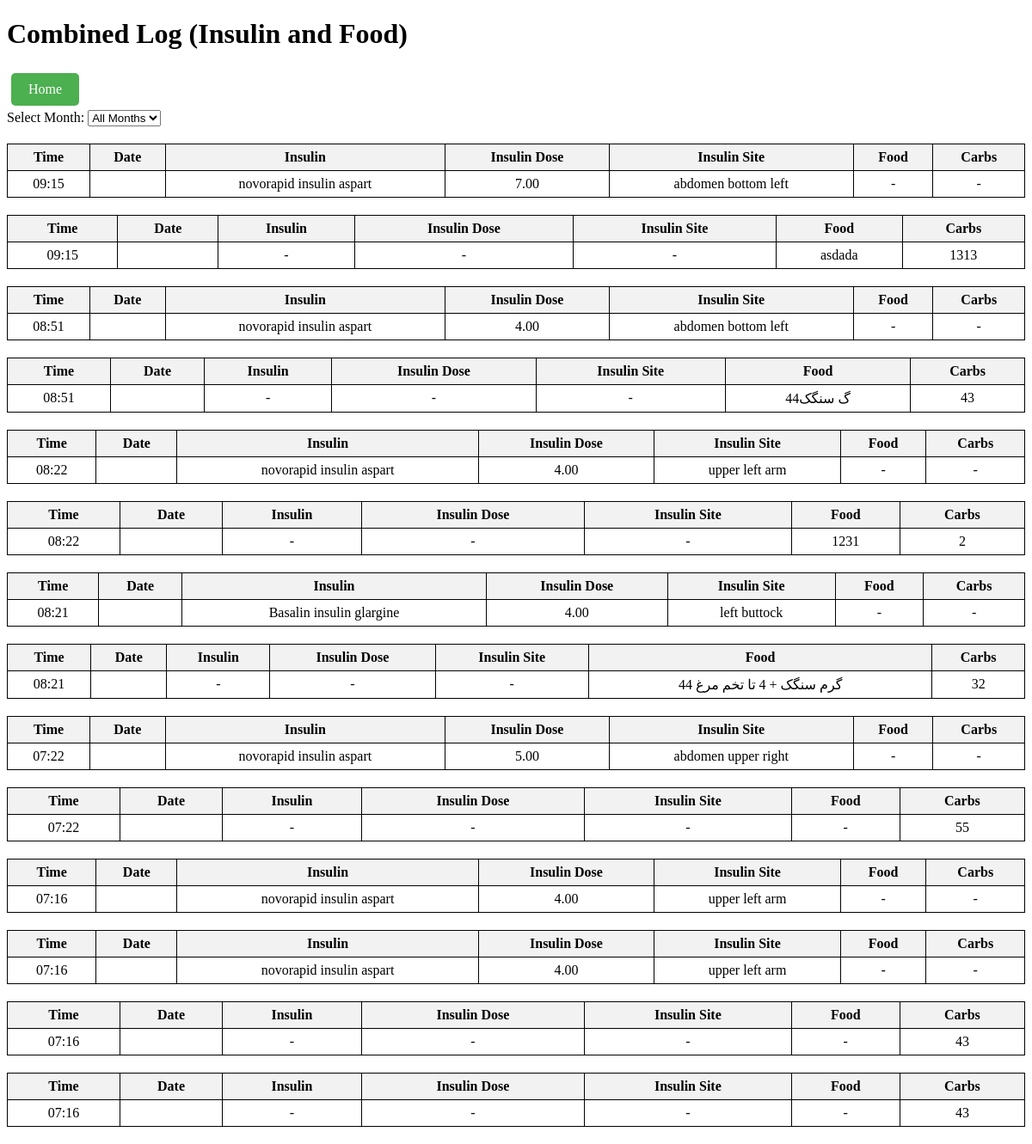
Screenshot of /insulin-food-list/ (signed in) with the database file from the repository.
### diabetes/models.py (models this page shows)
class InsulinInjection(models.Model):
    user = models.ForeignKey(settings.AUTH_USER_MODEL,
                             on_delete=models.CASCADE)
    insulin_type = models.CharField(max_length=30)
    insulin_dose = models.DecimalField(
        max_digits=4,
        decimal_places=2,
    )
    time = models.TimeField(null=False, blank=False)
    date = models.DateField(null=False, blank=False)
    injection_site = models.CharField(max_length=20)

class Food(models.Model):
    user = models.ForeignKey(settings.AUTH_USER_MODEL,
                             on_delete=models.CASCADE)
    food = models.TextField(blank=True, null=True)
    carbs = models.PositiveIntegerField(null=True)
    time = models.TimeField(null=False, blank=False)
    date = models.DateField(null=False, blank=False)

### diabetes/views.py (the view)
# urls.py: path('insulin-food-list/', views.insulin_food_list, name='insulin-food-list'),
@login_required
def insulin_food_list(request):
    insulin_injections = InsulinInjection.objects.filter(
        user=request.user).order_by('-date', '-time')
    food_entries = Food.objects.filter(
        user=request.user).order_by('-date', '-time')
    combined_entries = list(chain(insulin_injections, food_entries))
    combined_entries.sort(key=lambda x: (x.date, x.time), reverse=True)
    log_by_jalali_month = defaultdict(list)
    for entry in combined_entries:
        jalali_date = date2jalali(entry.date)
        jalali_month_year = jalali_date.strftime('%Y/%m')
        entry_data = {
            'id': entry.id,
            'type': entry.__class__.__name__,
            'time': entry.time.strftime("%H:%M"),
            'date': jalali_date.strftime("%Y/%m/%d"),
            'insulin_type': entry.insulin_type if isinstance(entry, InsulinInjection) else None,
            'insulin_dose': entry.insulin_dose if isinstance(entry, InsulinInjection) else None,
            'injection_site': entry.injection_site if isinstance(entry, InsulinInjection) else None,
            'food': entry.food if isinstance(entry, Food) else None,
            'carbs': entry.carbs if isinstance(entry, Food) else None,
        }
        log_by_jalali_month[jalali_month_year].append(entry_data)
    selected_month = request.GET.get('month')
    if selected_month:
        try:
            year, month = map(int, selected_month.split('/'))
            jalali_filter = f"{year}/{month:02d}"
            filtered_log = {
                jalali_filter: log_by_jalali_month[jalali_filter]} if jalali_filter in log_by_jalali_month else {}
        except (ValueError, KeyError):
            filtered_log = dict(
                sorted(log_by_jalali_month.items(), reverse=True))
    else:
        filtered_log = dict(sorted(log_by_jalali_month.items(), reverse=True))
    available_months = sorted(log_by_jalali_month.keys(), reverse=True)
    context = {
        'log': filtered_log,
        'available_months': available_months,
        'selected_month': selected_month,
    }
    return render(request, 'diabetes/insulin_food_list.html', context)

### diabetes/templates/diabetes/insulin_food_list.html (shortened to what this page needs)
<!DOCTYPE html>
<html lang="en">
<head>
</head>
<body>
    <h1>Combined Log (Insulin and Food)</h1>
    <a href="{% url 'home' %}" class="nav-button">Home</a>
    <form method="get" action="{% url 'insulin-food-list' %}">
        <label for="month_select">Select Month:</label>
        <select name="month" id="month_select" onchange="this.form.submit()">
            <option value="">All Months</option>
        </select>
    </form>
    {% for month_year, entries in log.items %}
        <table>
            <thead>
                <tr>
                    <th>Time</th>
                    <th>Date</th>
                    <th>Insulin</th>
                    <th>Insulin Dose</th>
                    <th>Insulin Site</th>
                    <th>Food</th>
                    <th>Carbs</th>
                </tr>
            </thead>
            <tbody>
                {% for entry in entries %}
                    <tr>
                        <td><a href="{% if entry.type == 'InsulinInjection' %}{% url 'insulin_detail' id=entry.id %}{% else %}{% url 'food_detail' id=entry.id %}{% endif %}">{{ entry.time }}</a></td>
                        <td><a href="{% if entry.type == 'InsulinInjection' %}{% url 'insulin_detail' id=entry.id %}{% else %}{% url 'food_detail' id=entry.id %}{% endif %}">{{ entry.date }}</a></td>
                        <td><a href="{% if entry.type == 'InsulinInjection' %}{% url 'insulin_detail' id=entry.id %}{% else %}{% url 'food_detail' id=entry.id %}{% endif %}">{{ entry.insulin_type|default:"-" }}</a></td>
                        <td><a href="{% if entry.type == 'InsulinInjection' %}{% url 'insulin_detail' id=entry.id %}{% else %}{% url 'food_detail' id=entry.id %}{% endif %}">{{ entry.insulin_dose|default:"-" }}</a></td>
                        <td><a href="{% if entry.type == 'InsulinInjection' %}{% url 'insulin_detail' id=entry.id %}{% else %}{% url 'food_detail' id=entry.id %}{% endif %}">{{ entry.injection_site|default:"-" }}</a></td>
                        <td><a href="{% if entry.type == 'InsulinInjection' %}{% url 'insulin_detail' id=entry.id %}{% else %}{% url 'food_detail' id=entry.id %}{% endif %}">{{ entry.food|default:"-" }}</a></td>
                        <td><a href="{% if entry.type == 'InsulinInjection' %}{% url 'insulin_detail' id=entry.id %}{% else %}{% url 'food_detail' id=entry.id %}{% endif %}">{{ entry.carbs|default:"-" }}</a></td>
                    </tr>
                {% endfor %}
            </tbody>
        </table>
    {% empty %}
        <p>No entries found for {% if selected_month %}{{ selected_month }}{% else %}any month{% endif %}.</p>
    {% endfor %}
</body>
</html>

### diabetes/templates/diabetes/insulin_food_list.html (style rules this page uses)
table { border-collapse: collapse; width: 100%; margin-bottom: 20px; }
th, td { border: 1px solid black; padding: 6px; text-align: center; }
th { background-color: #f2f2f2; font-weight: bold; }
.nav-button { display: inline-block; padding: 10px 20px; margin: 5px; background-color: #4CAF50; color: white; text-decoration: none; border-radius: 5px; }
tr { cursor: pointer; }
a { text-decoration: none; color: inherit; display: block; }

### rows the page displays
InsulinInjection: insulin_type "novorapid insulin aspart", insulin_dose "7.00", injection_site "abdomen bottom left"
Food: food "asdada"
InsulinInjection: insulin_type "novorapid insulin aspart", insulin_dose "4.00", injection_site "abdomen bottom left"
Food: food "44گ سنگک"
InsulinInjection: insulin_type "novorapid insulin aspart", insulin_dose "4.00", injection_site "upper left arm"
Food: food "1231"
InsulinInjection: insulin_type "Basalin insulin glargine", insulin_dose "4.00", injection_site "left buttock"
Food: food "44 گرم سنگک + 4 تا تخم مرغ"
InsulinInjection: insulin_type "novorapid insulin aspart", insulin_dose "5.00", injection_site "abdomen upper right"
InsulinInjection: insulin_type "novorapid insulin aspart", insulin_dose "4.00", injection_site "upper left arm"
InsulinInjection: insulin_type "novorapid insulin aspart", insulin_dose "4.00", injection_site "upper left arm"

### other values shown
{{ entry.time }} "09:15" "09:15" "08:51" "08:51" "08:22" "08:22" "08:21" "08:21" "07:22" "07:22" "07:16" "07:16" "07:16" "07:16"
{{ entry.food|default:"-" }} "-" "-" "-" "-" "-" "-" "-" "-" "-" "-"
{{ entry.carbs|default:"-" }} "-" "1313" "-" "43" "-" "2" "-" "32" "-" "55" "-" "-" "43" "43"
{{ entry.insulin_type|default:"-" }} "-" "-" "-" "-" "-" "-" "-"
{{ entry.insulin_dose|default:"-" }} "-" "-" "-" "-" "-" "-" "-"
{{ entry.injection_site|default:"-" }} "-" "-" "-" "-" "-" "-" "-"
